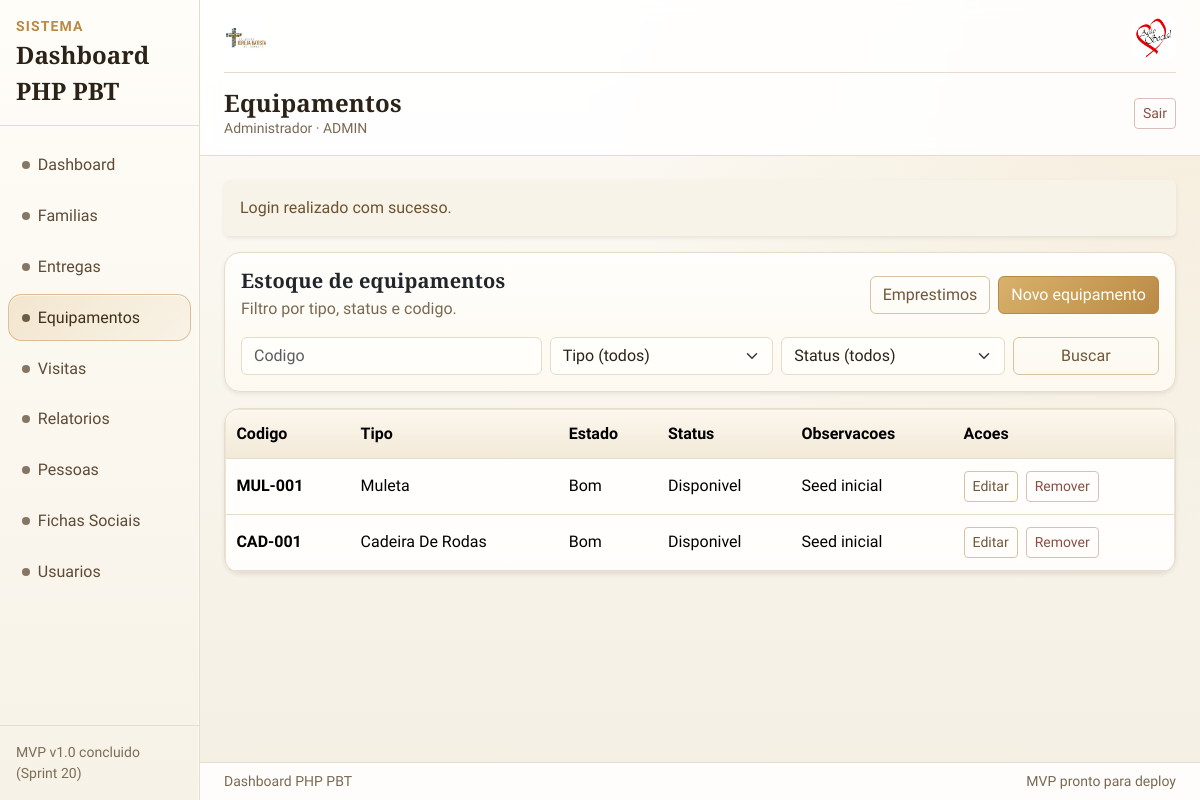
The page /equipment (signed in) on the database its author committed.
### tables this page shows
CREATE TABLE IF NOT EXISTS equipment (
  id INT AUTO_INCREMENT PRIMARY KEY,
  code VARCHAR(20) NOT NULL UNIQUE,
  type VARCHAR(60) NOT NULL,
  condition_state VARCHAR(20) NOT NULL DEFAULT 'bom',
  status VARCHAR(20) NOT NULL DEFAULT 'disponivel',
  notes TEXT NULL,
  created_at DATETIME NOT NULL DEFAULT CURRENT_TIMESTAMP,
  updated_at DATETIME NULL DEFAULT NULL ON UPDATE CURRENT_TIMESTAMP,
  INDEX idx_equipment_type (type),
  INDEX idx_equipment_status (status),
  INDEX idx_equipment_condition_state (condition_state)
);

### app/Views/equipment/index.php (the view, shortened to what the rows shown need)
<div class="card border-0 shadow-sm mb-3">
    <div class="card-body">
        <div class="d-flex flex-column flex-md-row justify-content-between align-items-md-center gap-2 mb-3">
            <div>
                <h2 class="h5 mb-1">Estoque de equipamentos</h2>
            </div>
        </div>
    </div>
</div>
<div class="card border-0 shadow-sm">
    <div class="table-responsive">
        <table class="table align-middle mb-0">
            <thead>
                <tr>
                    <th>Codigo</th>
                    <th>Tipo</th>
                    <th>Estado</th>
                    <th>Status</th>
                    <th>Observacoes</th>
                    <th>Acoes</th>
                </tr>
            </thead>
            <tbody>
            <?php if (empty($equipments)) : ?>
                <tr>
                    <td colspan="6" class="text-secondary p-4">Nenhum equipamento encontrado.</td>
                </tr>
            <?php else : ?>
                <?php foreach ($equipments as $equipment) : ?>
                    <?php $equipmentId = (int) ($equipment['id'] ?? 0); ?>
                    <tr>
                        <td class="fw-semibold"><?= htmlspecialchars((string) ($equipment['code'] ?? ''), ENT_QUOTES, 'UTF-8') ?></td>
                        <td><?= htmlspecialchars(ucwords(str_replace('_', ' ', (string) ($equipment['type'] ?? ''))), ENT_QUOTES, 'UTF-8') ?></td>
                        <td><?= htmlspecialchars(ucwords(str_replace('_', ' ', (string) ($equipment['condition_state'] ?? ''))), ENT_QUOTES, 'UTF-8') ?></td>
                        <td><?= htmlspecialchars(ucwords(str_replace('_', ' ', (string) ($equipment['status'] ?? ''))), ENT_QUOTES, 'UTF-8') ?></td>
                        <td><?= htmlspecialchars((string) ($equipment['notes'] ?? '-'), ENT_QUOTES, 'UTF-8') ?></td>
                        <td>
                            <div class="d-flex flex-wrap gap-2">
                                <a class="btn btn-sm btn-outline-secondary" href="/equipment/edit?id=<?= $equipmentId ?>">Editar</a>
                                <form method="post" action="/equipment/delete?id=<?= $equipmentId ?>" class="m-0" onsubmit="return confirm('Remover equipamento?');">
                                    <button type="submit" class="btn btn-sm btn-outline-danger">Remover</button>
                                </form>
                            </div>
                        </td>
                    </tr>
                <?php endforeach; ?>
            <?php endif; ?>
            </tbody>
        </table>
    </div>
</div>

### rows shown on the page
equipment: code "MUL-001", type "Muleta", condition_state "Bom", status "Disponivel", notes "Seed inicial"
equipment: code "CAD-001", type "Cadeira De Rodas", condition_state "Bom", status "Disponivel", notes "Seed inicial"

### other values the page prints
$layoutAppName "Dashboard PHP PBT"
$item['label'] "Dashboard"
$item['label'] "Familias"
$item['label'] "Entregas"
$item['label'] "Equipamentos"
$item['label'] "Visitas"
$item['label'] "Relatorios"
$item['label'] "Pessoas"
$item['label'] "Fichas Sociais"
$item['label'] "Usuarios"
$layoutTitle "Equipamentos"
$layoutUserName "Administrador"
$layoutUserRole "ADMIN"
$success "Login realizado com sucesso."
